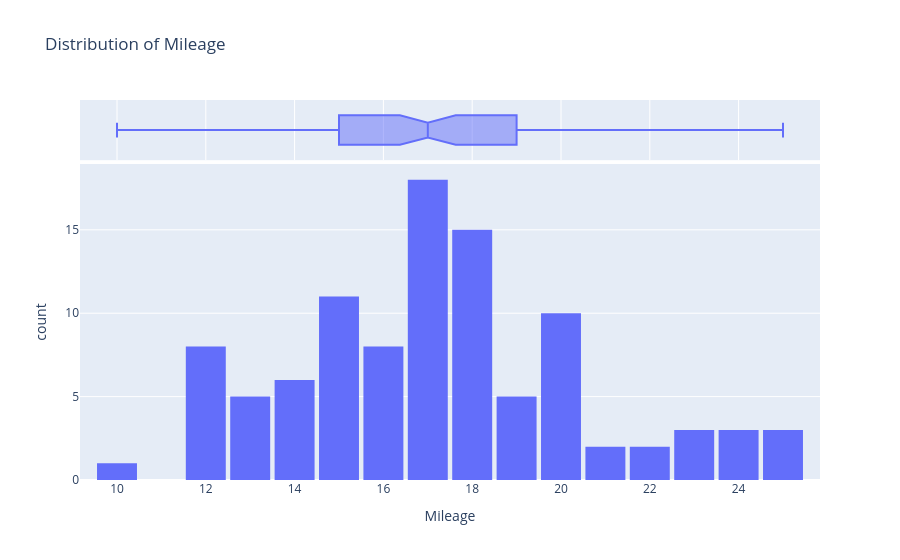

The cell this chart's notebook holds for it:
### Code cell
fig = px.histogram(cars_df,
                   x = 'Mileage',
                   marginal = 'box',
                   nbins = 20,
                   title = 'Distribution of Mileage'

)

fig.update_layout(bargap = 0.1)
fig.show()

### Figure 1 — Plotly figure (JSON) as saved in the notebook; plotly's stock layout.template omitted (floating-point values rounded to 4 significant figures)
{"data": [{"bingroup": "x", "hovertemplate": "Mileage=%{x}<br>count=%{y}<extra></extra>", "legendgroup": "", "marker": {"color": "#636efa", "pattern": {"shape": ""}}, "name": "", "nbinsx": 20, "orientation": "v", "showlegend": false, "type": "histogram", "x": [15, 17, 10, 23, 18, 17, 15, 18, 18, 20, 16, 12, 16, 17, 19, 25, 17, 15, 18, 12, 13, 18, 24, 20, 15, 17, 15, 18, 16, 12, 20, 22, 14, 17, 25, 19, 16, 15, 12, 17, 12, 20, 24, 18, 21, 18, 14, 14, 17, 19, 13, 17, 23, 20, 18, 17, 15, 16, 13, 18, 17, 20, 15, 17, 15, 18, 16, 12, 20, 22, 14, 17, 25, 19, 16, 15, 12, 17, 12, 20, 24, 18, 21, 18, 14, 14, 17, 19, 13, 17, 23, 20, 18, 17, 15, 16, 13, 18, 17, 20], "xaxis": "x", "yaxis": "y"}, {"hovertemplate": "Mileage=%{x}<extra></extra>", "legendgroup": "", "marker": {"color": "#636efa"}, "name": "", "notched": true, "showlegend": false, "type": "box", "x": [15, 17, 10, 23, 18, 17, 15, 18, 18, 20, 16, 12, 16, 17, 19, 25, 17, 15, 18, 12, 13, 18, 24, 20, 15, 17, 15, 18, 16, 12, 20, 22, 14, 17, 25, 19, 16, 15, 12, 17, 12, 20, 24, 18, 21, 18, 14, 14, 17, 19, 13, 17, 23, 20, 18, 17, 15, 16, 13, 18, 17, 20, 15, 17, 15, 18, 16, 12, 20, 22, 14, 17, 25, 19, 16, 15, 12, 17, 12, 20, 24, 18, 21, 18, 14, 14, 17, 19, 13, 17, 23, 20, 18, 17, 15, 16, 13, 18, 17, 20], "xaxis": "x2", "yaxis": "y2"}], "layout": {"bargap": 0.1, "barmode": "relative", "legend": {"tracegroupgap": 0}, "title": {"text": "Distribution of Mileage"}, "xaxis": {"anchor": "y", "domain": [0, 1], "title": {"text": "Mileage"}}, "xaxis2": {"anchor": "y2", "domain": [0, 1], "matches": "x", "showgrid": true, "showticklabels": false}, "yaxis": {"anchor": "x", "domain": [0, 0.8316], "title": {"text": "count"}}, "yaxis2": {"anchor": "x2", "domain": [0.8416, 1], "matches": "y2", "showgrid": false, "showline": false, "showticklabels": false, "ticks": ""}}}
